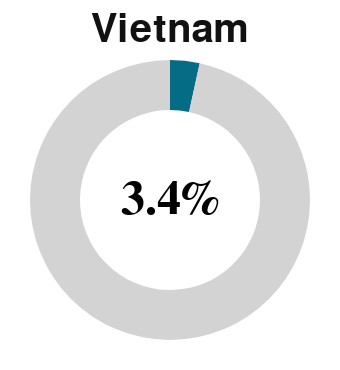

Write notebook code for a chart like this one.
### Code cell
make_kpi_donut("Vietnam", "#046C84")#.save("article-images/Vietnam.svg")
make_kpi_donut("Vietnam", "#046C84")

### Figure 1 — Vega-Lite specification as saved in the notebook (floating-point values rounded to 4 significant figures)
{"config": {"view": {"continuousWidth": 300, "continuousHeight": 300, "clip": false, "stroke": null}}, "layer": [{"data": {"name": "data-bc645d184e2eb80f7a068476482a147b"}, "mark": {"type": "arc", "innerRadius": 45, "outerRadius": 70}, "encoding": {"color": {"field": "color", "scale": null, "type": "nominal"}, "theta": {"field": "value", "type": "quantitative"}}}, {"data": {"name": "data-3e2417048c5a29fcce6fed2da2dd4123"}, "mark": {"type": "text", "align": "center", "baseline": "middle", "color": "black", "font": "Helvetica Neue", "fontSize": 24, "fontWeight": "bold"}, "encoding": {"text": {"field": "label", "type": "nominal"}}}, {"data": {"name": "data-5b2d57d50722c8d42438ec184f592c1e"}, "mark": {"type": "text", "align": "center", "color": "#111", "font": "Helvetica Neue", "fontSize": 20, "fontWeight": 600}, "encoding": {"text": {"field": "label", "type": "nominal"}, "x": {"value": 80.0}, "y": {"value": -5}}}], "height": 160, "width": 160, "$schema": "https://vega.github.io/schema/vega-lite/v5.20.1.json", "datasets": {"data-bc645d184e2eb80f7a068476482a147b": [{"category": "share", "value": 3.4, "color": "#046C84"}, {"category": "remainder", "value": 96.6, "color": "lightgray"}], "data-3e2417048c5a29fcce6fed2da2dd4123": [{"label": "3.4%"}], "data-5b2d57d50722c8d42438ec184f592c1e": [{"label": "Vietnam"}]}}
